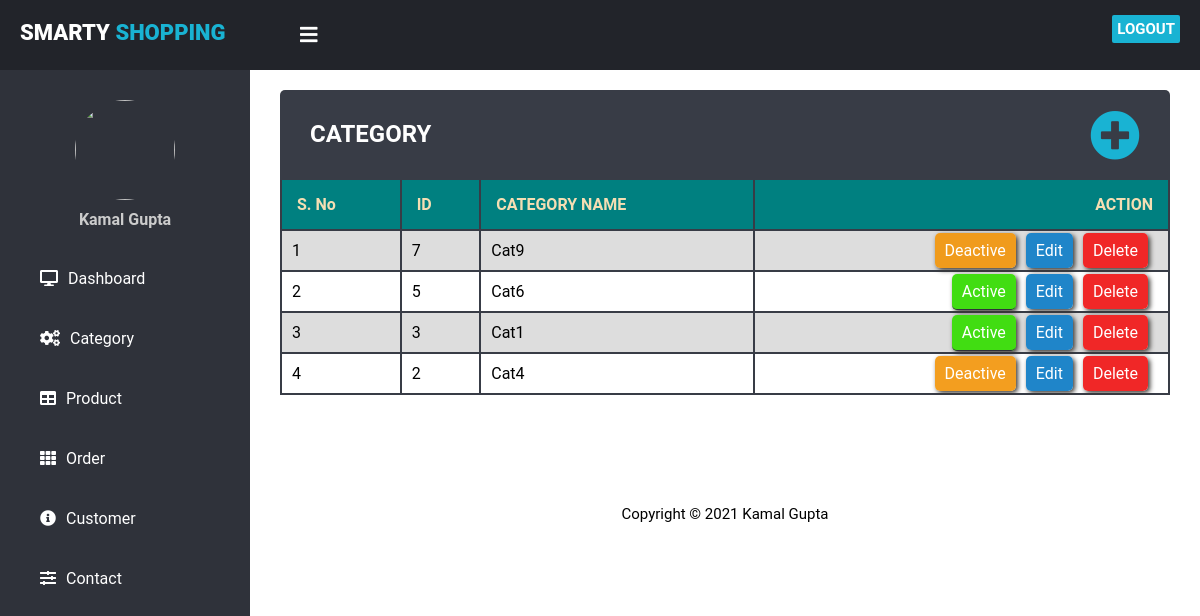
The page /Category.php (signed in) on the database as committed earlier.
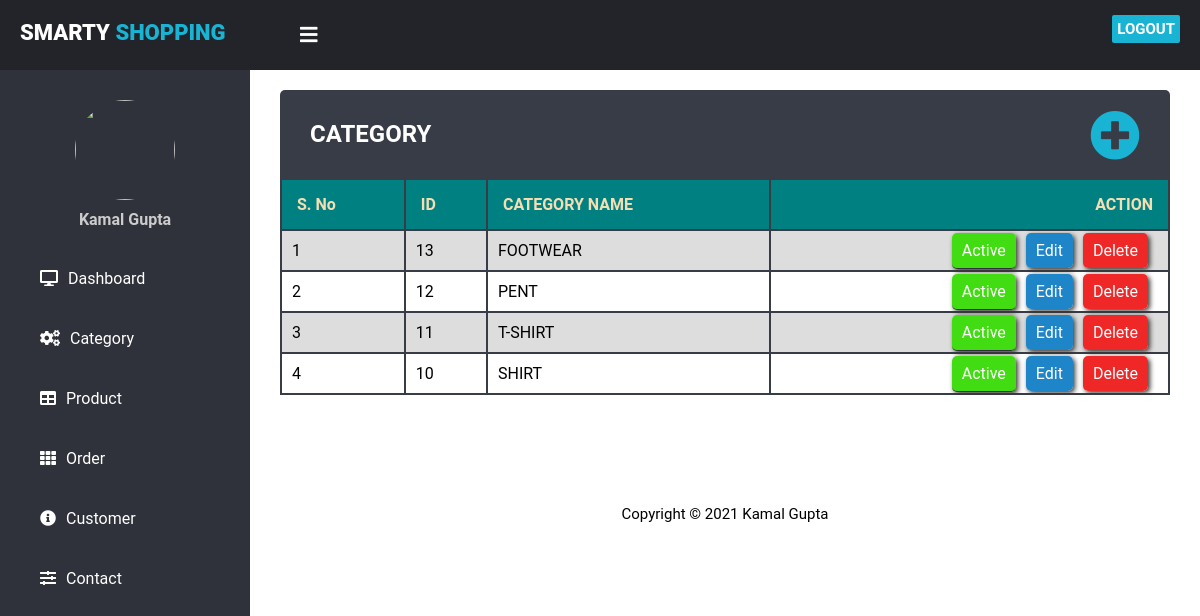
The same page on the database as committed later.
### tables this page shows
CREATE TABLE `categories` (
  `id` int(11) NOT NULL,
  `categories` varchar(255) NOT NULL,
  `status` tinyint(4) NOT NULL
);

### Category.php (the view, shortened to what this page needs)
<?php
  require('top.php');
  $sql="select * from categories order by id desc";
  $res=mysqli_query($con,$sql);
  $count=mysqli_num_rows($res);
?>
    <div class="content">
        <div class="content-header">
            <div class="subheader">
                <h2>CATEGORY</h2>
                <a href="manage-category.php"><i class="fa fa-plus-circle" aria-hidden="true"></i></a>
            </div>
            <table>
                <tr>
                    <th>S. No </th>
                    <th>ID</th>
                    <th>CATEGORY NAME</th>
                    <th ><div class="action-body">ACTION</div></th>
                </tr>
                <?php
                if($count>0){
                $i=1;
                while($row=mysqli_fetch_assoc($res)){
                ?>
                <tr>
                    <td><?php echo $i;?></td>
                    <td><?php echo $row['id'];?></td>
                    <td><?php echo $row['categories'];?></td>
                    <td ><div class="action-body">
                    <?php
                    if($row['status']==1){
                        echo "<span class='btn active'><a href='?type=status&operation=deactive&id=".$row['id']."'>Active</a></span>";
                    }else{
                        echo"<span class='btn deactive'><a href='?type=status&operation=active&id=".$row['id']."' >Deactive</a></span>";
                    }
                        echo "<span class='btn edit'><a href='manage-category.php?id=".$row['id']."'>Edit</a></span>";
                        echo "<span class='btn delete'><a href='?type=delete&id=".$row['id']."' onclick='alertbox()'>Delete</a></span>";
                        ?></div>
                    </td>
                </tr>
                <?php
                  $i++;
                  }  } else {
                  ?>
                  <tr>
                     <td colspan="4" align="center">No Records Found!</td>
                  </tr>
                  <?php
                     }
                  ?>
            </table>
        </div>
    </div>
 <?php
  include('footer.php');
?>

### top.php (shortened to what this page needs)
<!DOCTYPE html>
<html lang="en" dir="ltr">
  <head>
    <link rel="stylesheet" href="css/style.css">
    <link rel="stylesheet" href="https://cdnjs.cloudflare.com/ajax/libs/font-awesome/5.12.1/css/all.min.css">
  </head>
  <body>
    <header>
        <label for="check">
          <i class="fas fa-bars" id="sidebar_btn"></i>
        </label>
        <div class="left_area">
          <h3>Smarty <span>Shopping</span></h3>
        </div>
        <div class="right_area">
          <a href="logout.php" class="logout_btn">Logout</a>
        </div>
    </header>
    <div class="sidebar" id="sidebar">
      <div class="profile_info">
        <img src="../media/admin/admin1.png" class="profile_image" alt="">
        <h4><?php echo $_SESSION['ADMIN_NAME']; ?></h4>
      </div>
      <a href="index.php" class="a"><i class="fas fa-desktop"></i><span>Dashboard</span></a>
      <a href="category.php" class="a"><i class="fas fa-cogs"></i><span>Category</span></a>
      <a href="product.php" class="a" ><i class="fas fa-table"></i><span>Product</span></a>
      <a href="#" class="a"><i class="fas fa-th"></i><span>Order</span></a>
      <a href="customer.php" class="a"><i class="fas fa-info-circle"></i><span>Customer</span></a>
      <a href="contact.php" class="a"><i class="fas fa-sliders-h"></i><span>Contact</span></a>
    </div>
  </body>
</html>

### footer.php
 <div class="content">
<footer>
Copyright &copy; <?php echo date('Y')?> Kamal Gupta
</footer>
</div>

### css/style.css (style rules this page uses)
body { margin: 0; padding: 0; font-family: "Roboto", sans-serif; }
header { z-index: 1; position: fixed; background: #22242A; padding: 20px; width: calc(100% - 0%); top: 0; height: 30px; }
.left_area h3 { color: #fff; margin: 0; text-transform: uppercase; font-size: 22px; font-weight: 900; }
.left_area span { color: #19B3D3; }
.logout_btn { padding: 5px; background: #19B3D3; text-decoration: none; float: right; margin-top: -30px; margin-right: 40px; border-radius: 2px; font-size: 15px; font-weight: 600; color: #fff; transition: 0.5s; transition-property: background; text-transform: uppercase; }
.sidebar { z-index: 1; top: 0; background: #2f323a; margin-top: 70px; padding-top: 30px; position: fixed; left: 0; width: 250px; height: calc(100% - 9%); transition: 0.5s; transition-property: left; overflow-y: auto; }
.profile_info { display: flex; flex-direction: column; justify-content: center; align-items: center; }
.sidebar .profile_info .profile_image { width: 100px; height: 100px; border-radius: 100px; margin-bottom: 10px; }
.sidebar .profile_info h4 { color: #ccc; margin-top: 0; margin-bottom: 20px; }
.sidebar a { color: #fff; display: block; width: 100%; line-height: 60px; text-decoration: none; padding-left: 40px; box-sizing: border-box; transition: 0.5s; transition-property: background; }
.sidebar a:hover, .active { background: #19B3D3; border-bottom: 1px solid #2f323a; }
.sidebar i { padding-right: 10px; }
label #sidebar_btn { z-index: 1; color: #fff; position: fixed; cursor: pointer; left: 300px; font-size: 20px; margin: 5px 0; transition: 0.5s; transition-property: color; }
.content { width: (100% - 250px); margin-top: 60px; padding: 20px; margin-left: 250px; transition: 0.5s; }
footer { text-align: center; font-size: 15px; left: 50%; }
.content .content-header { margin: 10px; }
.content .subheader { background-color: #383c46; padding: 10px 30px; border-top-right-radius: 5px; border-top-left-radius: 5px; }
.content .subheader a { float: right; font-size: 50px; margin-top: -60px; color:#19B3D3; }
.content .subheader h2 { color: white; }
table { border-collapse: collapse; width: 100%; overflow: hidden; }
th { background-color: teal; padding: 15px; border: 2px solid #383c46; text-align: left; color: wheat; }
td { border: 2px solid #383c46; text-align: left; padding: 10px; }
.action-body { float: right; }
tr:nth-child(even) { background-color: #dddddd; }
td .btn { padding: 8px 10px; margin-RIGHT: 10px; border-radius: 5px; box-shadow: 2px 2px 5px rgb(58, 55, 51); }
td .active { background-color: rgba(65, 221, 18); }
td .edit { background-color: rgb(31, 133, 201); }
td .delete { background-color: rgb(240, 39, 39); }
td span a { text-decoration: none; color: white; }
td .deactive { background-color: #f3970dec; }

Rows that differ between the two databases and show on the page:
removed categories: id "7", categories "Cat9"
removed categories: id "5", categories "Cat6"
removed categories: id "3", categories "Cat1"
removed categories: id "2", categories "Cat4"
added categories: id "13", categories "FOOTWEAR"
added categories: id "12", categories "PENT"
added categories: id "11", categories "T-SHIRT"
added categories: id "10", categories "SHIRT"
